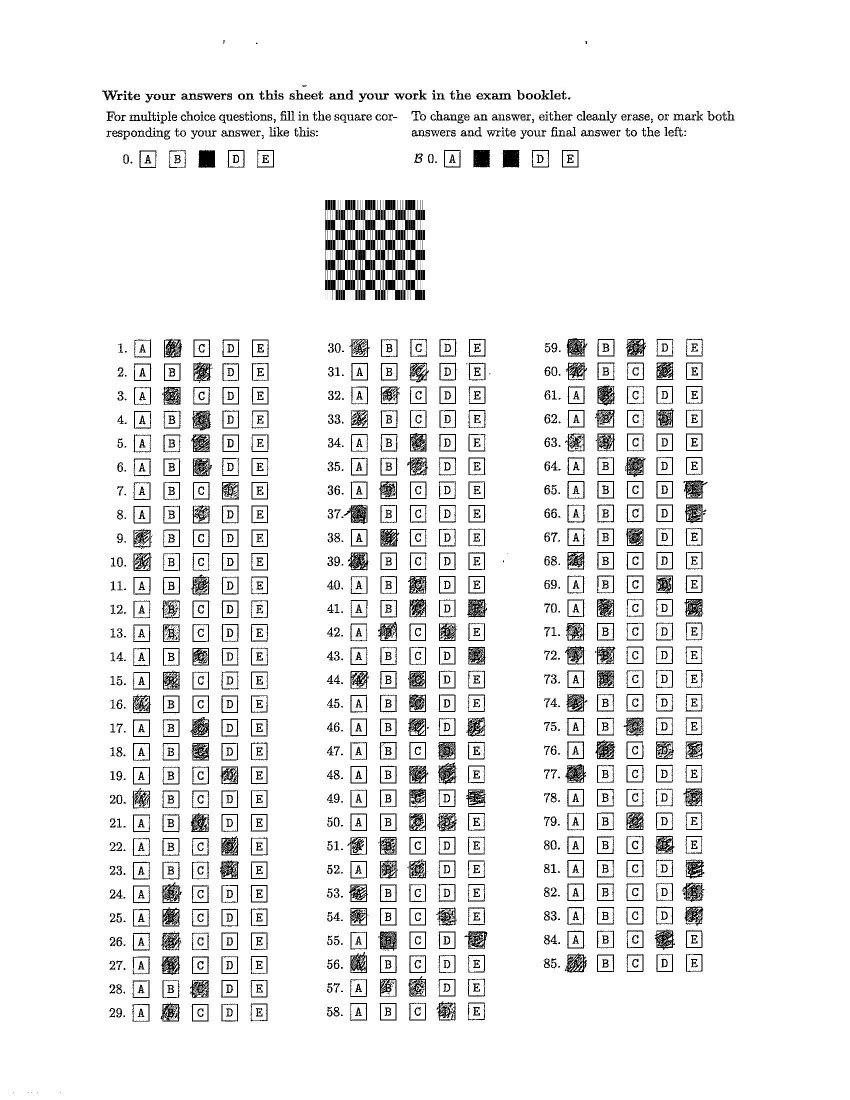
#> input picture injected.jpg, 1700 x 2200 px (shown at 1/2 size)
$ python inject.py injected.jpg scored.jpg out.png
#> lines starting #> are read from the running program, lines starting #| are printed output that depends on the picture; after the words box and inside, x2 and y2 are one past the last pixel; in counts of white or black regions, pixels touching at a corner belong together
from PIL import Image
from PIL import ImageFilter
import sys
import re

import numpy as np

if __name__ == '__main__':
    if(len(sys.argv) < 4):
        raise Exception(f"ERROR: provide arguments in the format like: \"\"")

    form_image = Image.open(sys.argv[1])
#> form_image is the input picture: PIL image 1700x2200 L; min 0, max 255, mean 237.8
    answer_file = str(sys.argv[2])
    output_image_name = str(sys.argv[3])

    letter_ranges = {
        "A": 40,
        "B": 120,
        "C": 200,
        "D": 160,
        "E": 80
    }

    # Open the image
    img = form_image
    #img=img.convert("RGB")
    # Get the size of the image
    width, height = img.size
#> width = 1700; height = 2200
    # Convert image to pixels
    #pixels = img.load()
    pixels = np.array(img).T
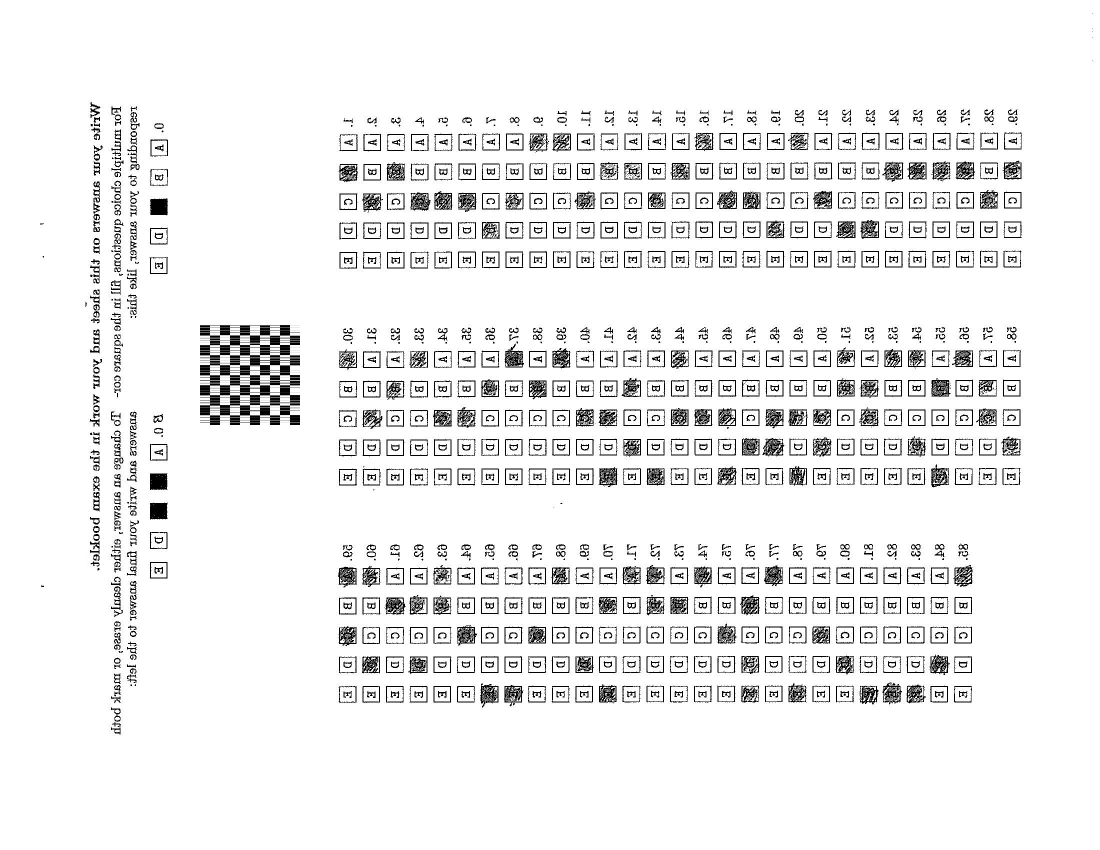
#> pixels: shape (1700, 2200) (shown at 1/2 size); min 0, max 255, mean 237.8
    # Modify pixels (for example, let's make the image grayscale)
    width = 160
    height = 160
    box_size = 20
    #defining a start pixel value to start encoding
    start_x = 650
    end_x = 850
    start_y = 400
    end_y = 600
    k=0
    c=0
    file_path=answer_file
    lst=[]
    # printing the checker board!!
    for i in range(start_x, end_x, box_size):
       # print(i)
        for j in range(start_y, end_y, box_size):
            # Alternate between black and white boxes
            if (i // box_size + j // box_size) % 2 == 0:
                #  fill with black
                for x in range(i, min(i + box_size, end_x)):
                    for y in range(j, min(j + box_size, end_y)):
                        pixels[x, y] = 0
                        #print(pixels[x, y])
            else:
                # Fill the box with white
                for x in range(i, min(i + box_size, end_x)):
                    for y in range(j, min(j + box_size, end_y)):
                        pixels[x, y] = 255
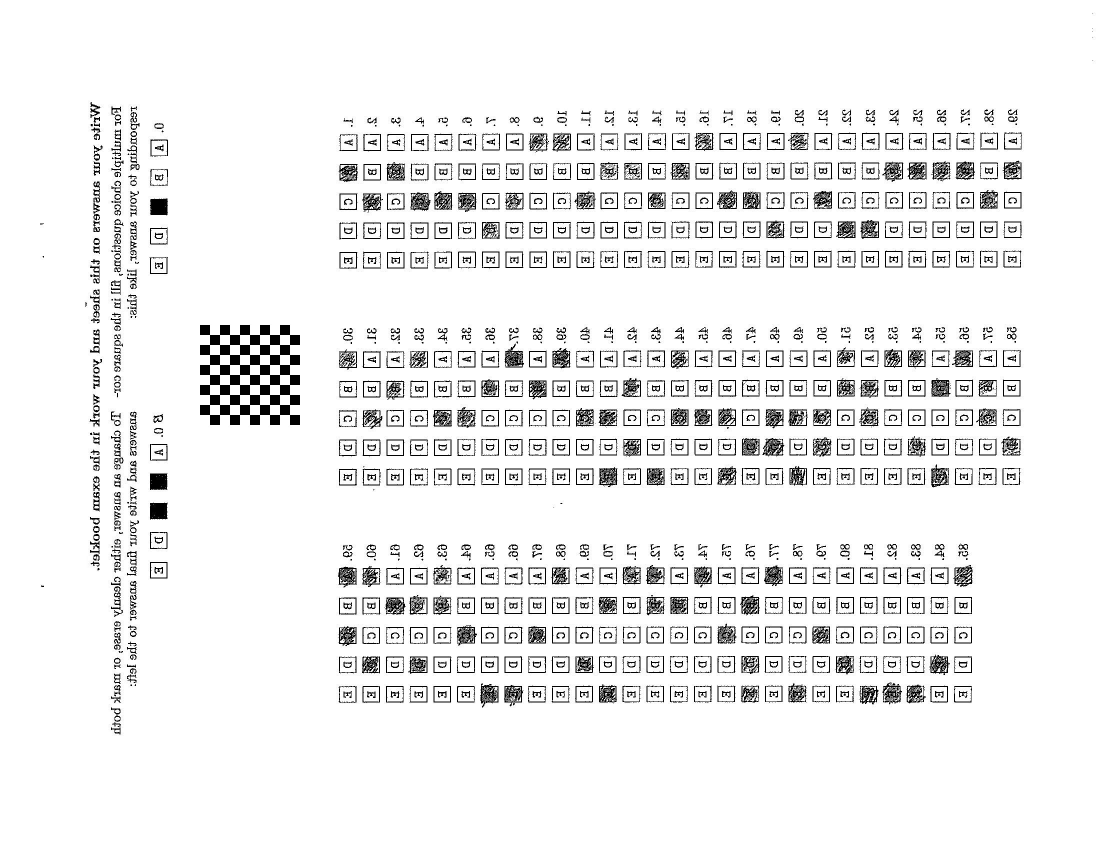
#> pixels: shape (1700, 2200) (shown at 1/2 size); 0.57% of pixels changed, all inside (x1, y1, x2, y2) = (400, 650, 600, 850)

                        #print(pixels[x, y])

    # writing code to fetch the answers from the text file and store it in a dict
    alphabets_dict = {}
    with open(file_path, 'r') as file:
#> (the run stopped early here; a loop or call above may not have finished)
